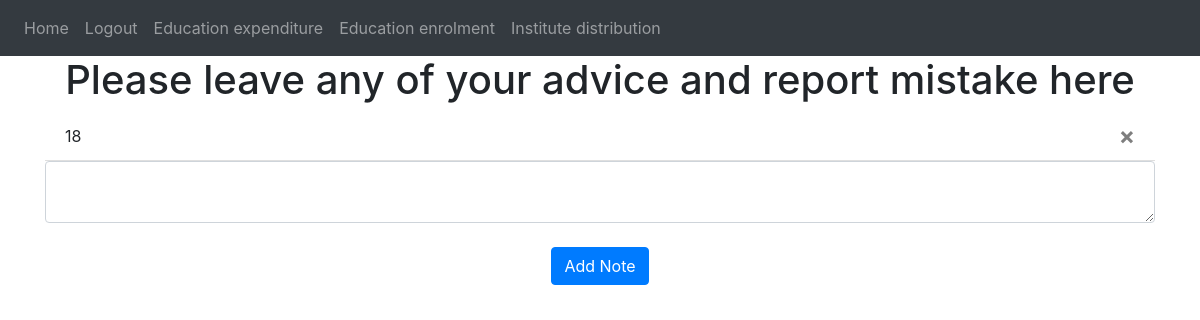
The page / (signed in) on the database as committed earlier.
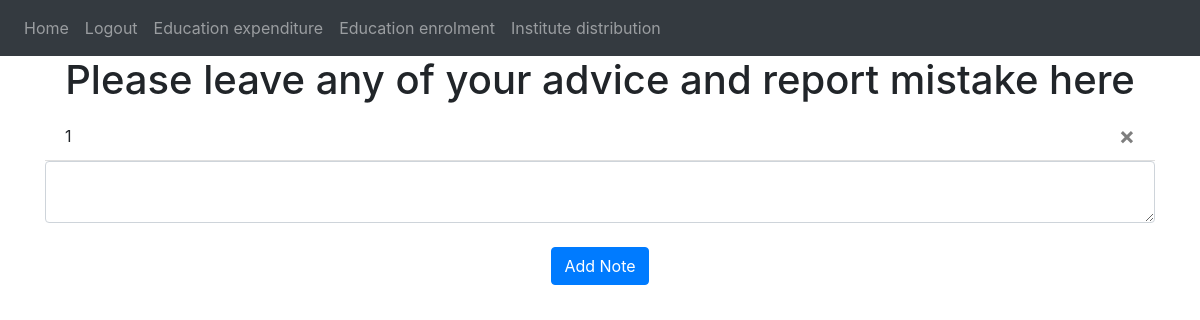
The same page on the database as committed later.
### flaskapp/models.py (models this page shows)
class Note(db.Model):
    id = db.Column(db.Integer, primary_key=True)
    data = db.Column(db.String)
    date = db.Column(db.DateTime(timezone=True), default=func.now())
    user_id = db.Column(db.Integer, db.ForeignKey('user.id'))

### flaskapp/views.py (the view, shortened to what this page needs)
@views.route('/', methods=['GET', 'POST'])
@login_required
def home():
    return render_template("home.html", user=current_user)

### flaskapp/templates/home.html (shortened to what this page needs)
{% extends "base.html" %}
{% block content %}
  <h1 align="center">Please leave any of your advice and report mistake here</h1>
  <ul class="list-group list-group-flush" id="notes">
    {% for note in user.notes %}
      <li class="list-group-item">
        {{ note.data }}
        <button type="button" class="close" onClick="deleteNote({{ note.id }})">
          <span aria-hidden="true">&times;</span>
        </button>
      </li>
    {% endfor %}
  </ul>
  <form method="POST">
    <textarea name="note" id="note" class="form-control"></textarea>
    <br />
    <div align="center">
      <button type="submit" class="btn btn-primary">Add Note</button>
    </div>
  </form>
{% endblock %}

Rows that differ between the two databases and show on the page:
removed Note: data "18"
added Note: data "1"
